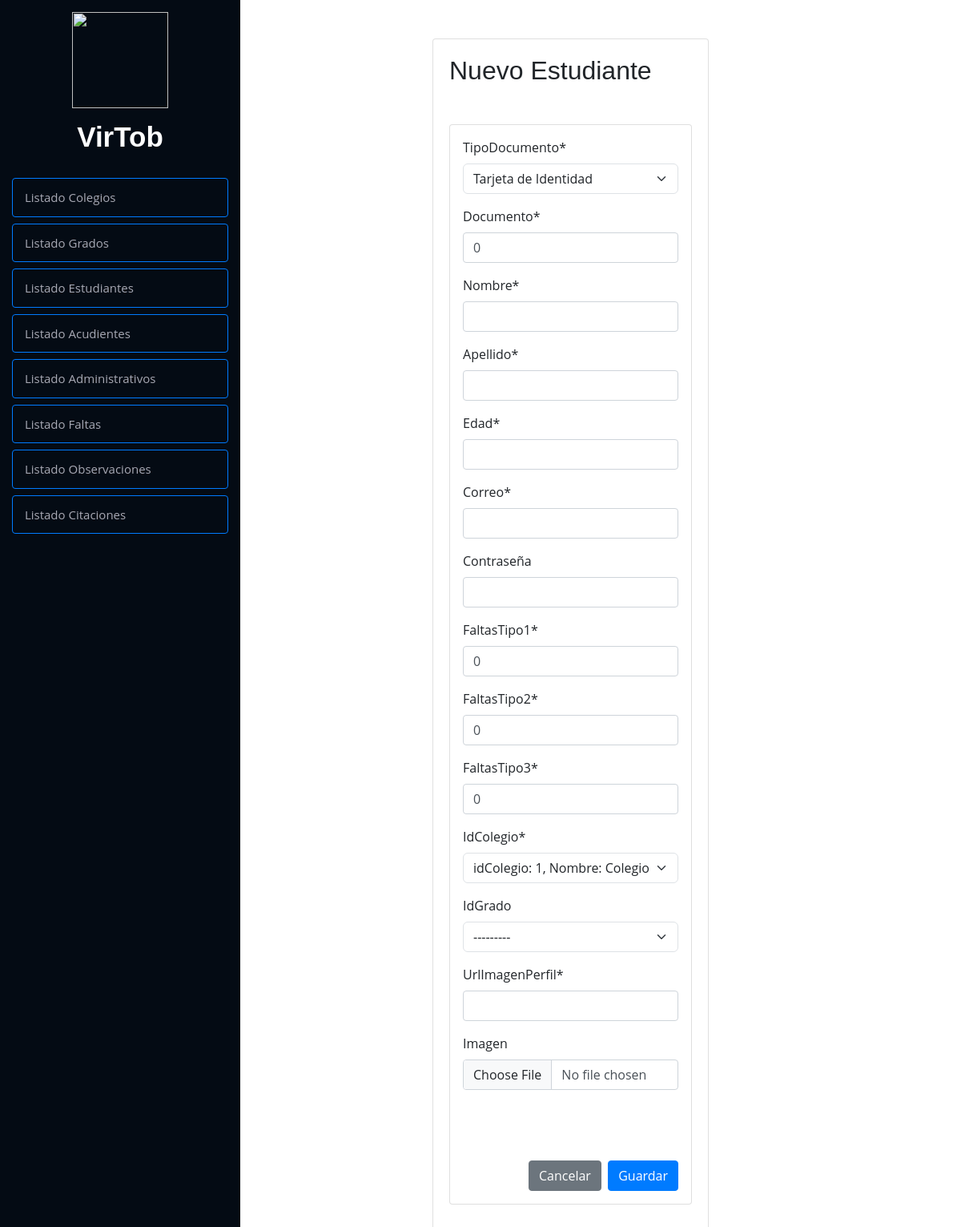
Screenshot of /crud/agregarEstudiante/ with the database file from the repository.
### Modulos/Observador/models.py (models this page shows)
class Colegio(models.Model):
    idColegio = models.AutoField(primary_key=True)
    nombre = models.CharField(max_length=50)
    direccion = models.CharField(max_length=100)
    telefono = models.CharField(max_length=13)
    email = models.EmailField(max_length=100)
    def __str__(self):
        return f"idColegio: {self.idColegio}, Nombre: {self.nombre}"
    class Meta:
        verbose_name = 'Colegio'

class Grado(models.Model):
    idGrado = models.AutoField(primary_key=True)
    grado = models.CharField(max_length=16, null=True, blank=True)
    ciclo = models.CharField(max_length=7)
    idColegio = models.ForeignKey(Colegio, on_delete=models.CASCADE, related_name="grado", default= 1)
    def __str__(self):
        return f"Ciclo: {self.ciclo}, Grado: {self.grado}"

### Modulos/Observador/views.py (the view, shortened to what this page needs)
# urls.py: path('agregarEstudiante/', agregarEstudiante, name="agregarEstudiante"),
def agregarEstudiante(request):
    data = {
        'form': EstudianteForm(),
    }
    return render(request, 'agregar/estudiante.html', data)

### Modulos/Observador/forms.py
class EstudianteForm(forms.ModelForm):
    contrasena = forms.CharField(
        widget=forms.PasswordInput(
            attrs={'class': 'form-control', 'id': 'password-input'}
        ),
        label="Contraseña",
        required=False
    )
    imagen = forms.ImageField(required=False)  # Campo de imagen adicional
    class Meta:
        model = Estudiante
        fields = "__all__"
    def __init__(self, *args, **kwargs):
        super().__init__(*args, **kwargs)
        if self.instance and self.instance.pk:
            self.fields.pop('contrasena', None)

### Modulos/Observador/templates/agregar/estudiante.html (shortened to what this page needs)
{% extends "../index.html" %}
{% load static %}
	{% block contenido %}
	<br><br>
	<div class="row">
		<div class="col-12 col-md-5 offset-md-3">
			<div class="card">
				<div class="card-body">
					<h2>Nuevo Estudiante</h2>
					<form  action="" method="POST" class="card p-3 mt-5"  enctype="multipart/form-data" class="form">
						{{ form|crispy }}
						<br>
						<br>
						<br>
						<div class="d-flex justify-content-end">
							<a href="{% url 'listaEstudiante' %}" class="btn btn-secondary">Cancelar</a>
							<input type="submit" value="Guardar" class="btn btn-primary">
						</div>
					</form>
				</div>
			</div>
		</div>
	</div>
{% endblock %}

### observadorVirtual/static/css/style.css (style rules this page uses)
body { font-family: "Open Sans", sans-serif; color: #272829; }
a { color: #149ddd; }
h1, h2, h3, h4, h5, h6 { font-family: "Raleway", sans-serif; }

### rows the page displays
Colegio: idColegio "idColegio: 1, Nombre: Colegio San Francisco de Asís"
Grado: idGrado "---------"
